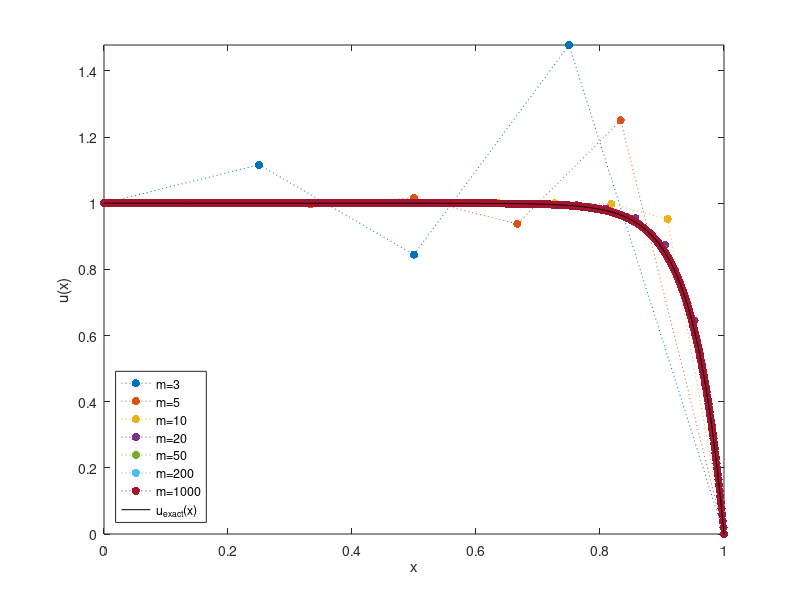

Reproduce this figure in MATLAB.
% GENLINP  Solve a 2-point boundary value problem
%   u''(x) + p u'(x) = 0,   u(0)=1,  u(1)=0
% numerically using centered FD, for the advection-dominated
% value p=-20.  Visually compare to
% the exact solution.

p = -20;
% solve numerically and plot immediately
for m = [3 5 10 20 50 200 1000]
    fprintf('solving with m=%d ...',m)
    h = 1 / (m+1);  x = 0:h:1;
    A = -2 * speye(m);
    for j = 1:m
        if j > 1
            A(j,j-1) = -p * h / 2 + 1;
        end
        if j < m
            A(j,j+1) = p * h / 2 + 1;
        end
    end
    % for debugging:  full(A)
    A = (1/h^2) * A;
    F = zeros(m,1);
    F(1) = (1 / h^2) * (p * h / 2 - 1);
    U = A \ F;       % at interior points
    U = [1 U' 0];
    fprintf('done\n')
    labelstr = sprintf('.:;m=%d;',m);
    plot(x,U,labelstr,'MarkerSize',18.0),  hold on
end

% plot exact solution on a fine grid
xfine = 0:.001:1;
uexact = 1 - (1 - exp(-p*xfine)) ./ (1 - exp(-p));
plot(xfine,uexact,'k;u_{exact}(x);'),  hold off
xlabel x,  ylabel('u(x)')
legend('location','SouthWest')
axis tight
print -dpng genlinp.png
